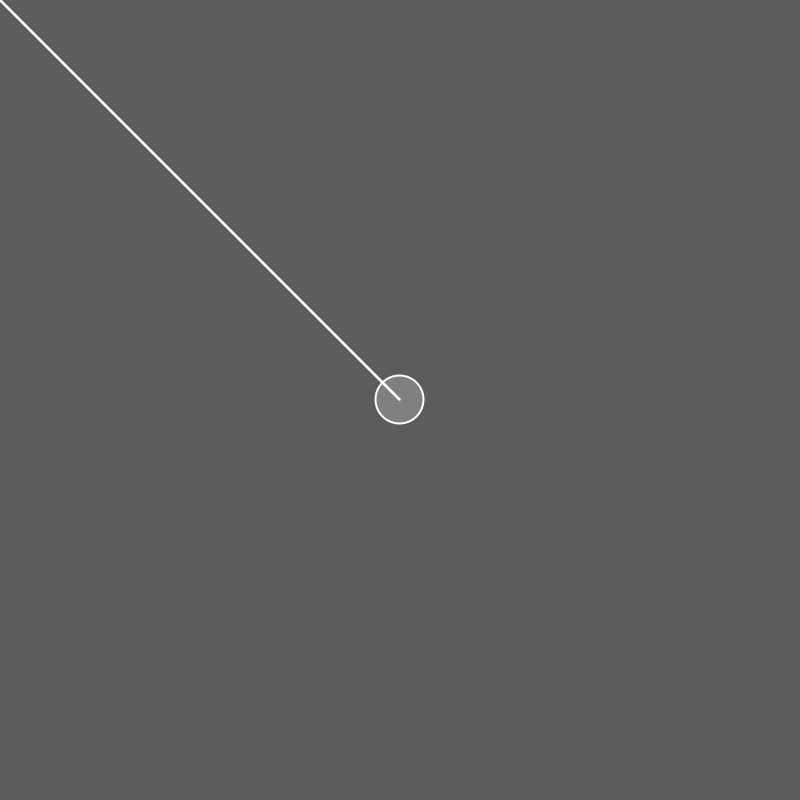
Frame 1 (no input)
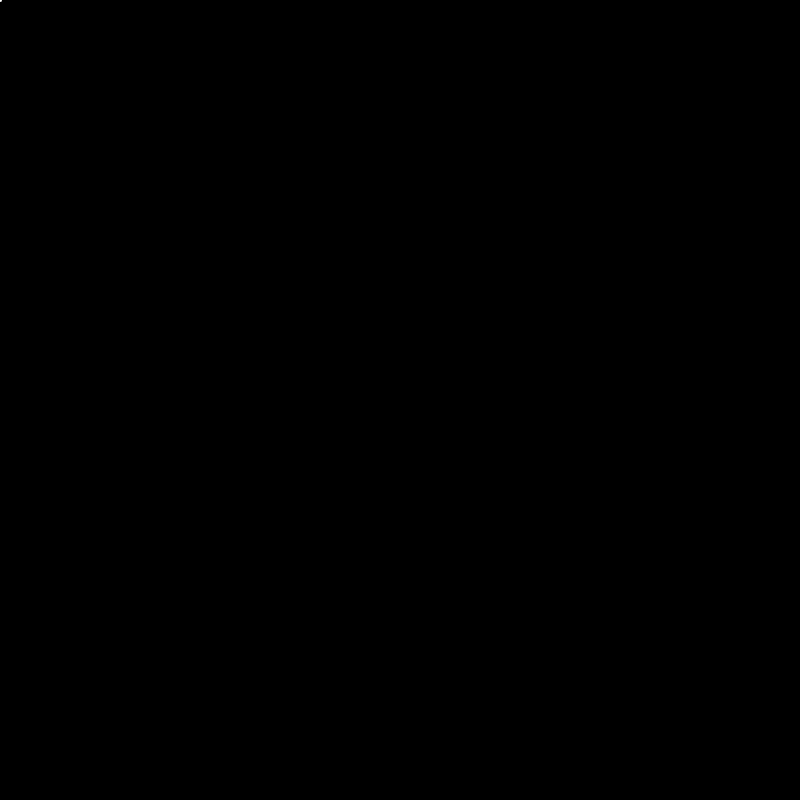
Frame 60 (the mouse pressed at the canvas centre just before this capture)
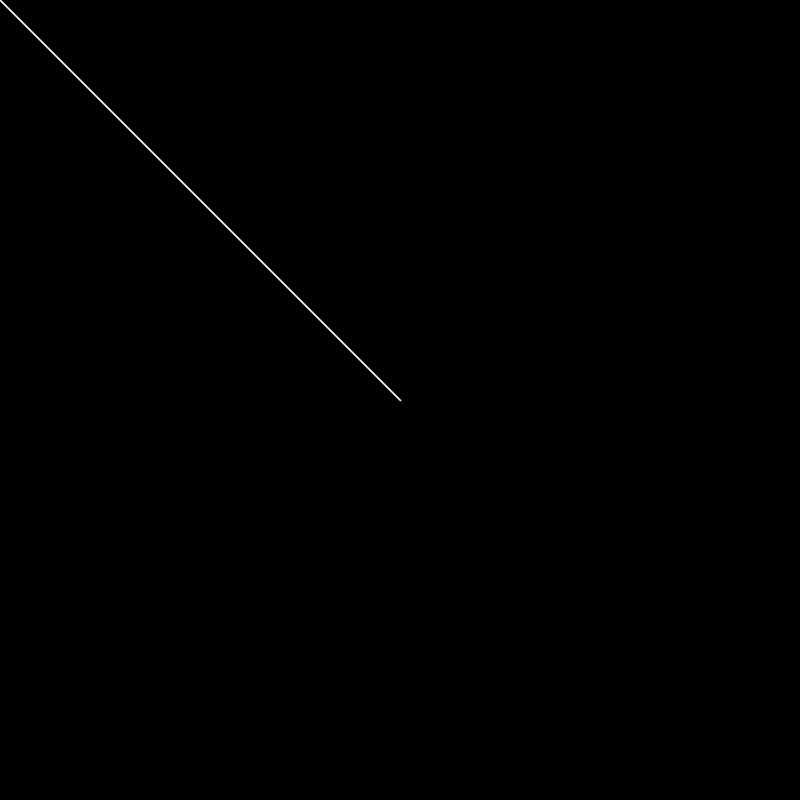
Frame 120 (the mouse held since frame 60 and released just before this capture)

The Processing sketch that drew these frames (run headless with seeded random() and noise(); from frame 60 on, the mouse is pressed at the canvas centre):

// Processing sketch: processing_103672
// ── processing_103672.pde

/**
 * Acceleration with Vectors 
 * by Daniel Shiffman.  
 * 
 * Demonstration of the basics of motion with vector.
 * A "Mover" object stores location, velocity, and acceleration as vectors
 * The motion is controlled by affecting the acceleration (in this case towards the mouse)
 *
 * For more examples of simulating motion and physics with vectors, see 
 * Simulate/ForcesWithVectors, Simulate/GravitationalAttraction3D
 */

// A Mover object
Mover mover;

void setup() {
  size(800,800);
  mover = new Mover(); 
}

void draw() {
  
  fill(0,140);
  noStroke();
  rect(0,0,width,height);
  // Update the location
  mover.update();
  // Display the Mover
  mover.display(); 

  
  println(mover.velocity);
}

/**
 * Acceleration with Vectors 
 * by Daniel Shiffman.  
 * 
 * Demonstration of the basics of motion with vector.
 * A "Mover" object stores location, velocity, and acceleration as vectors
 * The motion is controlled by affecting the acceleration (in this case towards the mouse)
 */


class Mover {

  // The Mover tracks location, velocity, and acceleration 
  PVector location;
  PVector velocity;
  PVector acceleration;
  PVector g;
  // The Mover's maximum speed
  float topspeed;

  Mover() {
    // Start in the center
    location = new PVector(width/2, height/2);
    velocity = new PVector(0, 0);
    g = new PVector(0,0);
    topspeed = 200;
  }

  void update() {
    PVector mouse = new PVector(mouseX, mouseY);
    PVector acceleration =PVector.add( PVector.sub(mouse, location),g);
    if (mousePressed) {
      velocity.set(0, 0);
      acceleration = PVector.sub(location,mouse );
      
    }
    
      // Compute a vector that points from location to mouse
      
      
   
      // Set magnitude of acceleration
      acceleration.setMag(1);
    
      // Velocity changes according to acceleration
      velocity.add(acceleration);
      // Limit the velocity by topspeed
      velocity.limit(topspeed);
      // Location changes by velocity
      location.add(velocity);
      
    
  }

  void display() {
    stroke(255);
    float d= constrain(dist(mouseX, mouseY, location.x, location.y),70,1000);
    strokeWeight(2);
    fill(127);
    ellipse(location.x, location.y, 48, 48);
    strokeWeight(1500/d);
    line(mouseX, mouseY, location.x, location.y);
  }
}
